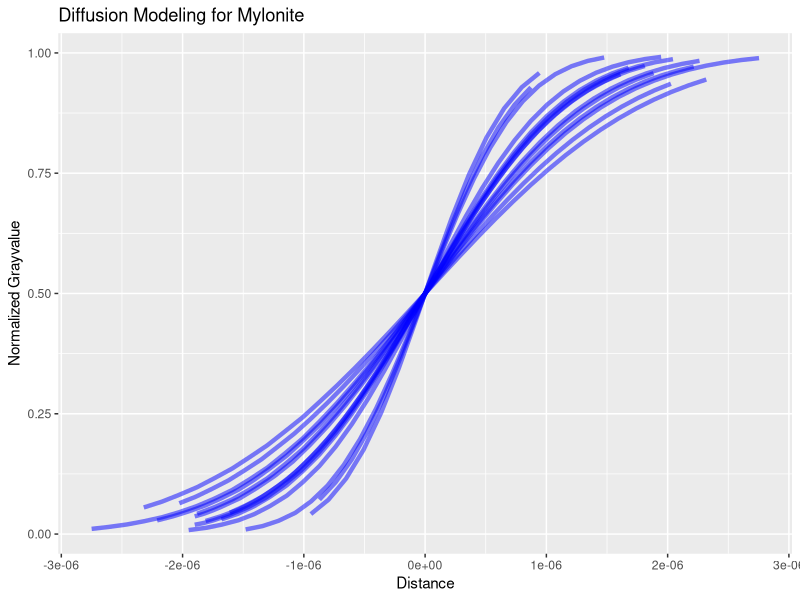

Generate this figure with R:
## ---- chunk 1
knitr::opts_chunk$set(echo = TRUE)
## ---- chunk 2
library(ggplot2)


diff<-read.csv("Diff_comb.csv")

View(diff)

ggplot(diff) +
  geom_line(aes(x = x_1, y = y_1), color = "blue", alpha = 0.5, size = 1.5) +
  geom_line(aes(x = x_2, y = y_2), color = "blue", alpha = 0.5, size = 1.5) +
  geom_line(aes(x = x_3, y = y_3), color = "blue", alpha = 0.5, size = 1.5) +
  geom_line(aes(x = x_4, y = y_4), color = "blue", alpha = 0.5, size = 1.5) +
  geom_line(aes(x = x_5, y = y_5), color = "blue", alpha = 0.5, size = 1.5) +
  geom_line(aes(x = x_6, y = y_6), color = "blue", alpha = 0.5, size = 1.5) +
  geom_line(aes(x = x_7, y = y_7), color = "blue", alpha = 0.5, size = 1.5) +
  geom_line(aes(x = x_8, y = y_8), color = "blue", alpha = 0.5, size = 1.5) +
  geom_line(aes(x = x_9, y = y_9), color = "blue", alpha = 0.5, size = 1.5) +
  geom_line(aes(x = x_10, y = y_10), color = "blue", alpha = 0.5, size = 1.5) +
  geom_line(aes(x = x_11, y = y_11), color = "blue", alpha = 0.5, size = 1.5) +
  geom_line(aes(x = x_12, y = y_12), color = "blue", alpha = 0.5, size = 1.5) +
  geom_line(aes(x = x_13, y = y_13), color = "blue", alpha = 0.5, size = 1.5) +
  geom_line(aes(x = x_14, y = y_14), color = "blue", alpha = 0.5, size = 1.5) +
  labs(
    title = "Diffusion Modeling for Mylonite",
    x = "Distance",
    y = "Normalized Grayvalue"
  )

